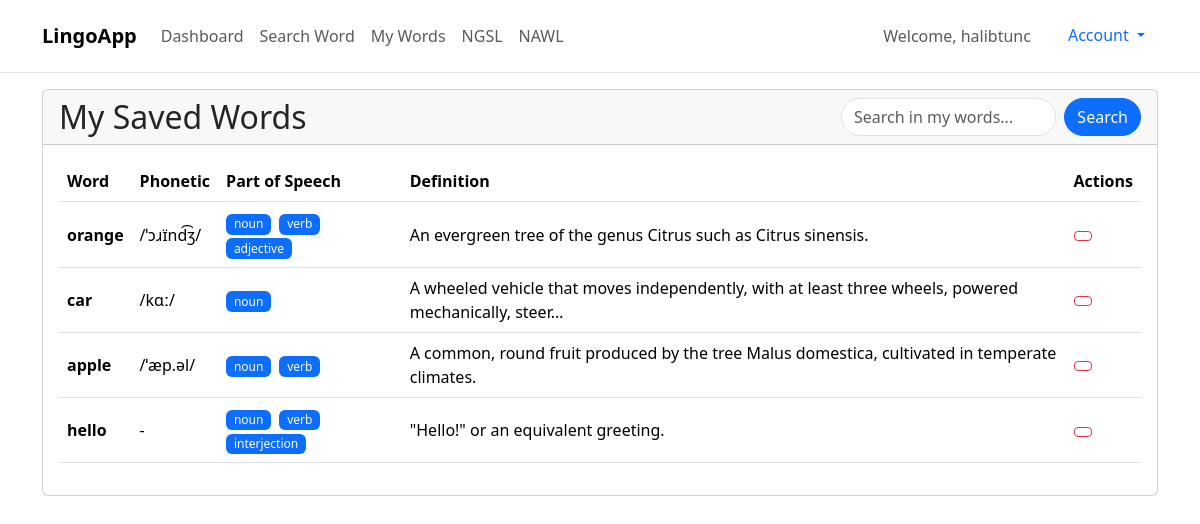
/my-words/ (signed in), run on the app's committed database.
### dictapp/models.py (models this page shows, shortened)
class Word(models.Model):
    user = models.ForeignKey(
        User, on_delete=models.CASCADE, related_name='words', null=True)
    word = models.CharField(max_length=100)
    phonetic = models.CharField(max_length=100, null=True, blank=True)
    meanings = models.JSONField()  # Store the word meanings as JSON
    created_at = models.DateTimeField(auto_now_add=True)
    class Meta:
        ordering = ['-created_at']
        unique_together = ['user', 'word']

### dictapp/views.py (the view)
# urls.py: path("my-words/", views.my_words, name="my_words"),
@login_required(login_url='login')
def my_words(request):
    search_query = request.GET.get('q', '').strip()
    word_list = Word.objects.filter(user=request.user)
    if search_query:
        word_list = word_list.filter(word__icontains=search_query)
    paginator = Paginator(word_list, 9)
    page = request.GET.get('page')
    words = paginator.get_page(page)
    return render(request, 'my_words.html', {
        'words': words,
        'search_query': search_query
    })

### dictapp/templates/my_words.html (shortened to what this page needs)
{% extends 'base.html' %}
{% block content %}
<div class="container mt-3">
  <div class="row">
    <div class="col-12">
      <div class="card">
        <div class="card-header d-flex justify-content-between align-items-center">
          <h2 class="mb-0">My Saved Words</h2>
          <div class="search-box" style="width: 300px;">
            <form method="GET" class="mb-0">
              <div class="input-group">
                <input
                  type="text"
                  name="q"
                  class="form-control rounded-pill"
                  placeholder="Search in my words..."
                  value="{{ search_query }}"
                >
                <button type="submit" class="btn btn-primary rounded-pill ms-2">Search</button>
              </div>
            </form>
          </div>
        </div>
        <div class="card-body">
          {% if words %}
            <div class="table-responsive">
              <table class="table table-hover">
                <thead>
                  <tr>
                    <th>Word</th>
                    <th>Phonetic</th>
                    <th>Part of Speech</th>
                    <th>Definition</th>
                    <th>Actions</th>
                  </tr>
                </thead>
                <tbody>
                  {% for word in words %}
                    <tr>
                      <td class="fw-bold">{{ word.word }}</td>
                      <td>{{ word.phonetic|default:"-" }}</td>
                      <td>
                        {% for meaning in word.meanings %}
                          <span class="badge bg-primary me-1">{{ meaning.partOfSpeech }}</span>
                        {% endfor %}
                      </td>
                      <td>
                        {% if word.meanings.0.definitions.0.definition %}
                          {{ word.meanings.0.definitions.0.definition|truncatechars:100 }}
                        {% else %}
                          -
                        {% endif %}
                      </td>
                      <td>
                        <form method="POST" action="{% url 'remove_word' word.id %}" class="d-inline">
                          <button type="submit" class="btn btn-sm btn-outline-danger">
                          </button>
                        </form>
                      </td>
                    </tr>
                  {% endfor %}
                </tbody>
              </table>
            </div>
          {% endif %}
        </div>
      </div>
    </div>
  </div>
</div>
{% endblock %}

### dictapp/templates/base.html (shortened to what this page needs)
<!DOCTYPE html>
<html lang="en">
  <head>
    <link
      href="https://cdn.jsdelivr.net/npm/bootstrap@5.3.2/dist/css/bootstrap.min.css"
      rel="stylesheet"
    />
  </head>
  <body>
    <nav class="navbar navbar-expand-lg navbar-light bg-white py-3">
      <div class="container">
        <a class="navbar-brand fw-bold" href="{% url 'index' %}">LingoApp</a>
        <div class="collapse navbar-collapse" id="navbarNav">
          <ul class="navbar-nav me-auto">
            <li class="nav-item">
              <a class="nav-link" href="{% url 'dashboard' %}">Dashboard</a>
            </li>
            <li class="nav-item">
              <a class="nav-link" href="{% url 'search_word' %}">Search Word</a>
            </li>
            <li class="nav-item">
              <a class="nav-link" href="{% url 'my_words' %}">My Words</a>
            </li>
            <li class="nav-item">
              <a class="nav-link" href="{% url 'ngsl' %}">NGSL</a>
            </li>
            <li class="nav-item">
              <a class="nav-link" href="{% url 'nawl' %}">NAWL</a>
            </li>
          </ul>
          <div class="d-flex gap-2">
            {% if user.is_authenticated %}
              <span class="navbar-text me-3">Welcome, {{ user.username }}</span>
              <div class="dropdown">
                <button class="btn btn-link dropdown-toggle text-decoration-none" type="button" data-bs-toggle="dropdown">
                  Account
                </button>
              </div>
            {% else %}
              <a href="{% url 'login' %}" class="btn btn-login px-4">Log in</a>
              <a href="{% url 'register' %}" class="btn btn-signup px-4 rounded-pill">Sign up</a>
            {% endif %}
          </div>
        </div>
      </div>
    </nav>
    {% block content %} {% endblock %}
  </body>
</html>

### dictapp/templates/base.html (style rules this page uses)
.navbar { border-bottom: 1px solid #e5e5e5; }

### dictapp/templates/my_words.html (style rules this page uses)
.table td { vertical-align: middle; }
.badge { font-weight: 500; }
.input-group { flex-wrap: nowrap; }

### data on the page
Word: word "orange", phonetic "/ˈɔɹɪ̈nd͡ʒ/", partOfSpeech "noun" "verb" "adjective", meanings.0.definitions.0.definition "An evergreen tree of the genus Citrus such as Citrus sinensis."
Word: word "car", phonetic "/kɑː/", partOfSpeech "noun", meanings.0.definitions.0.definition "A wheeled vehicle that moves independently, with at least three wheels, powered mechanically, steer…"
Word: word "apple", phonetic "/ˈæp.əl/", partOfSpeech "noun" "verb", meanings.0.definitions.0.definition "A common, round fruit produced by the tree Malus domestica, cultivated in temperate climates."
Word: word "hello", phonetic "-", partOfSpeech "noun" "verb" "interjection", meanings.0.definitions.0.definition "\"Hello!\" or an equivalent greeting."

### other printed values
{{ user.username }} "halibtunc"
